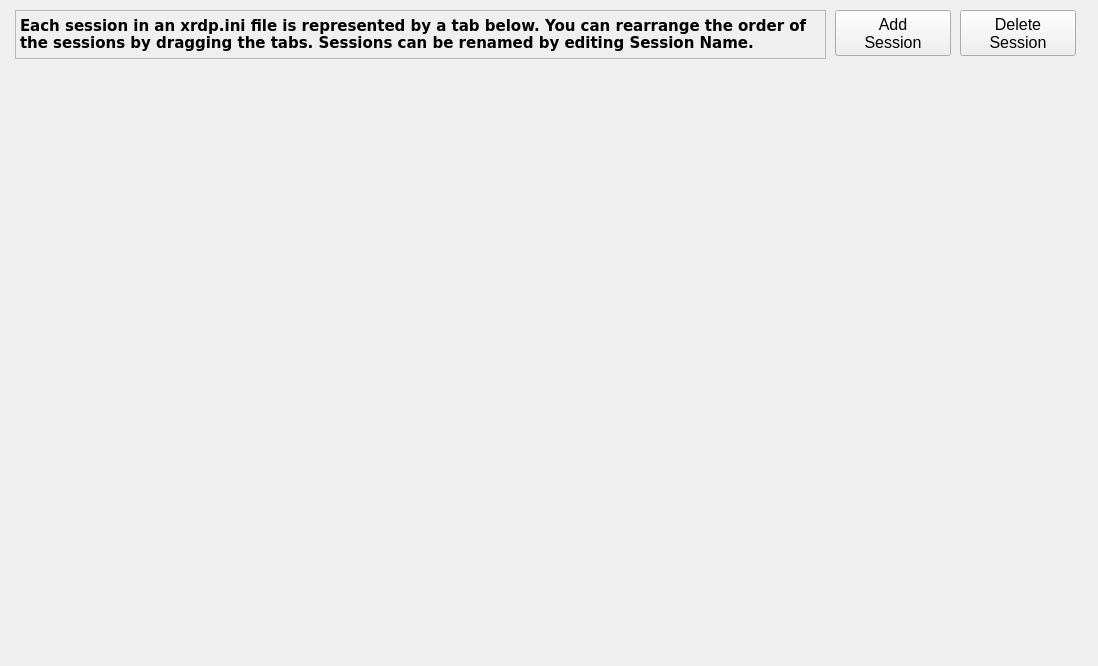
      <widget class="QWidget" name="sess_Tab">
       <attribute name="title">
        <string>[sessions]</string>
       </attribute>
       <widget class="QLabel" name="WALLPAPER_2">
        <property name="geometry">
         <rect>
          <x>2</x>
          <y>0</y>
          <width>1087</width>
          <height>657</height>
         </rect>
        </property>
        <property name="text">
         <string/>
        </property>
        <property name="pixmap">
         <pixmap resource="../XRDPConfigurator_resources.qrc">:/backgrounds/images/backgrounds/StackedWidgetBackground.png</pixmap>
        </property>
       </widget>
       <widget class="QTabWidget" name="sessionsTab">
        <property name="geometry">
         <rect>
          <x>5</x>
          <y>65</y>
          <width>1073</width>
          <height>551</height>
         </rect>
        </property>
        <property name="font">
         <font>
          <family>Arial</family>
          <pointsize>16</pointsize>
          <weight>50</weight>
          <italic>false</italic>
          <bold>false</bold>
         </font>
        </property>
        <property name="autoFillBackground">
         <bool>false</bool>
        </property>
        <property name="styleSheet">
         <string notr="true">#sessionsTab{
	font: 16pt &quot;Arial&quot;;
}</string>
        </property>
        <property name="currentIndex">
         <number>-1</number>
        </property>
        <property name="documentMode">
         <bool>true</bool>
        </property>
        <property name="movable">
         <bool>true</bool>
        </property>
       </widget>
       <widget class="QLabel" name="label_48">
        <property name="geometry">
         <rect>
          <x>15</x>
          <y>10</y>
          <width>811</width>
          <height>49</height>
         </rect>
        </property>
        <property name="font">
         <font>
          <family>DejaVu Sans</family>
          <pointsize>11</pointsize>
          <stylestrategy>PreferAntialias</stylestrategy>
         </font>
        </property>
        <property name="autoFillBackground">
         <bool>false</bool>
        </property>
        <property name="frameShape">
         <enum>QFrame::StyledPanel</enum>
        </property>
        <property name="frameShadow">
         <enum>QFrame::Raised</enum>
        </property>
        <property name="text">
         <string>&lt;html&gt;&lt;head/&gt;&lt;body&gt;&lt;p&gt;&lt;span style=&quot; font-size:11pt; font-weight:600;&quot;&gt;Each session in an xrdp.ini file is represented by a tab below. You can rearrange the order of the sessions by dragging the tabs. Sessions can be renamed by editing Session Name.&lt;/span&gt;&lt;/p&gt;&lt;/body&gt;&lt;/html&gt;</string>
        </property>
        <property name="textFormat">
         <enum>Qt::AutoText</enum>
        </property>
        <property name="scaledContents">
         <bool>true</bool>
        </property>
        <property name="alignment">
         <set>Qt::AlignLeading|Qt::AlignLeft|Qt::AlignVCenter</set>
        </property>
        <property name="wordWrap">
         <bool>true</bool>
        </property>
       </widget>
       <widget class="QPushButton" name="addNewSessionButton">
        <property name="geometry">
         <rect>
          <x>835</x>
          <y>10</y>
          <width>116</width>
          <height>46</height>
         </rect>
        </property>
        <property name="font">
         <font>
          <family>Arial</family>
          <pointsize>12</pointsize>
         </font>
        </property>
        <property name="text">
         <string>Add
Session</string>
        </property>
        <property name="icon">
         <iconset theme="add">
          <normaloff/>
         </iconset>
        </property>
       </widget>
       <widget class="QPushButton" name="deleteSessionButton">
        <property name="geometry">
         <rect>
          <x>960</x>
          <y>10</y>
          <width>116</width>
          <height>46</height>
         </rect>
        </property>
        <property name="font">
         <font>
          <family>Arial</family>
          <pointsize>12</pointsize>
         </font>
        </property>
        <property name="toolTip">
         <string>&lt;html&gt;&lt;head/&gt;&lt;body&gt;&lt;p&gt;Click this button to &lt;span style=&quot; font-style:italic; color:#9e4a4a;&quot;&gt;remove&lt;/span&gt; the currently selected session altogether.&lt;/p&gt;&lt;/body&gt;&lt;/html&gt;</string>
        </property>
        <property name="text">
         <string>Delete
Session</string>
        </property>
        <property name="icon">
         <iconset theme="remove">
          <normaloff/>
         </iconset>
        </property>
       </widget>
      </widget>
